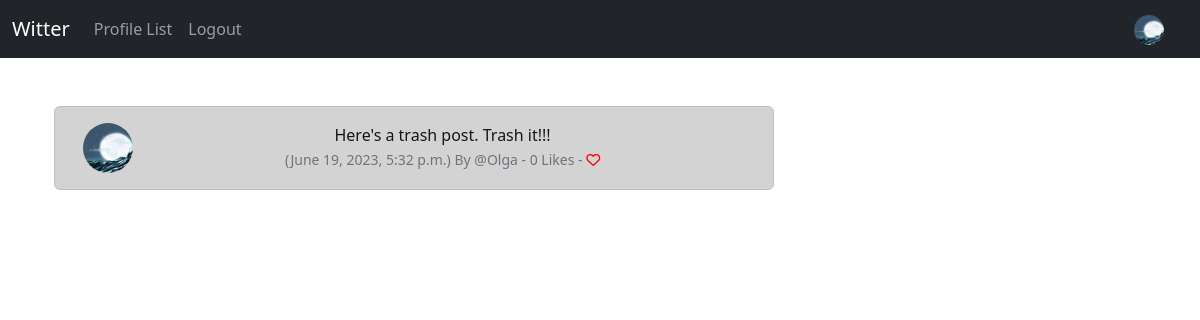
Page /post_show/2 (signed in) on the earlier database version.
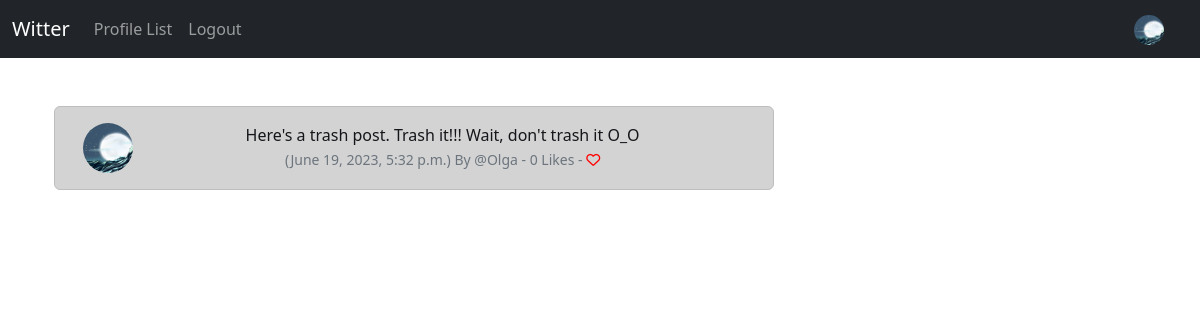
Same page on the later database version.
### witter_app/models.py (models this page shows, shortened)
class Post(models.Model):
	user = models.ForeignKey(
		User, related_name="posts",
		on_delete=models.DO_NOTHING
		)
	body = models.CharField(max_length=500)
	created_at = models.DateTimeField(auto_now_add=True)
	likes = models.ManyToManyField(User, related_name="post_like", blank=True)
	def number_of_likes(self):
		return self.likes.count()

class Profile(models.Model):
	user = models.OneToOneField(User, on_delete=models.CASCADE)
	follows = models.ManyToManyField("self",
		related_name="followed_by",
		symmetrical=False,
		blank=True)
	date_modified = models.DateTimeField(User, auto_now=True)
	profile_image = models.ImageField(null=True, blank=True, upload_to="images/")
	profile_bio = models.CharField(null=True, blank=True, max_length=500)
	homepage_link = models.CharField(null=True, blank=True, max_length=120)
	facebook_link = models.CharField(null=True, blank=True, max_length=120)
	instagram_link = models.CharField(null=True, blank=True, max_length=120)
	linkedin_link = models.CharField(null=True, blank=True, max_length=120)

### witter_app/views.py (the view)
# urls.py: path('post_show/<int:pk>', views.post_show, name="post_show"),
def post_show(request, pk):
	post = get_object_or_404(Post, id=pk)
	if post:
		return render(request, "show_post.html", {'post':post})
	else:
		messages.success(request, ("Hmm... A missing post O_O"))
		return redirect('home')

### witter_app/templates/show_post.html (shortened to what this page needs)
{% extends 'base.html' %}
{% load static %}
{% block content %}
	<div class="container text-center">
		<div class="row">
			<div class="col-8">
<br/>
		<div class="alert alert-dark" role="alert">
<div class="container">
	<div class="row">
		<div class="col-1">
		  {% if post.user.profile.profile_image %}
				<img src="{{ post.user.profile.profile_image.url }}" width=50 height=50 class="rounded-circle" alt="{{ profile.user.username }}">
				{% else %}
				<img src="{% static 'images/duck_pic_profile.jpg' %}" width=50 height=50 class="rounded-circle" alt="{{ profile.user.username }}">
				{% endif %}
		</div>
		<div class="col-11">
		  {{ post.body }}<br/>
		  <small class="text-muted">
		  	({{ post.created_at}}) By
		  	@{{ post.user.username }}
		  	- {{ post.number_of_likes }} Likes -
		  	{% if user in post.likes.all %}
		  	  <a href="{% url 'post_like' post.id %}">
	<i class="fa-solid fa-heart" style="color:red"></i>
		  	  </a>
		  	{% else %}
		  		<a href="{% url 'post_like' post.id %}">
		  <i class="fa fa-heart-o" style="color:red"></i>
		  		</a>
		  	{% endif %}
		  </small>
		</div><br/><br/>
			</div>
		</div>
	</div>
</div>
<div class="col-4">
				<br/><br/><br/>
</div>
{% endblock %}

Differences in the rows shown:
changed Post "Olga": body "Here's a trash post. Trash it!!!" → "Here's a trash post. Trash it!!! Wait, don't trash it O_O"
